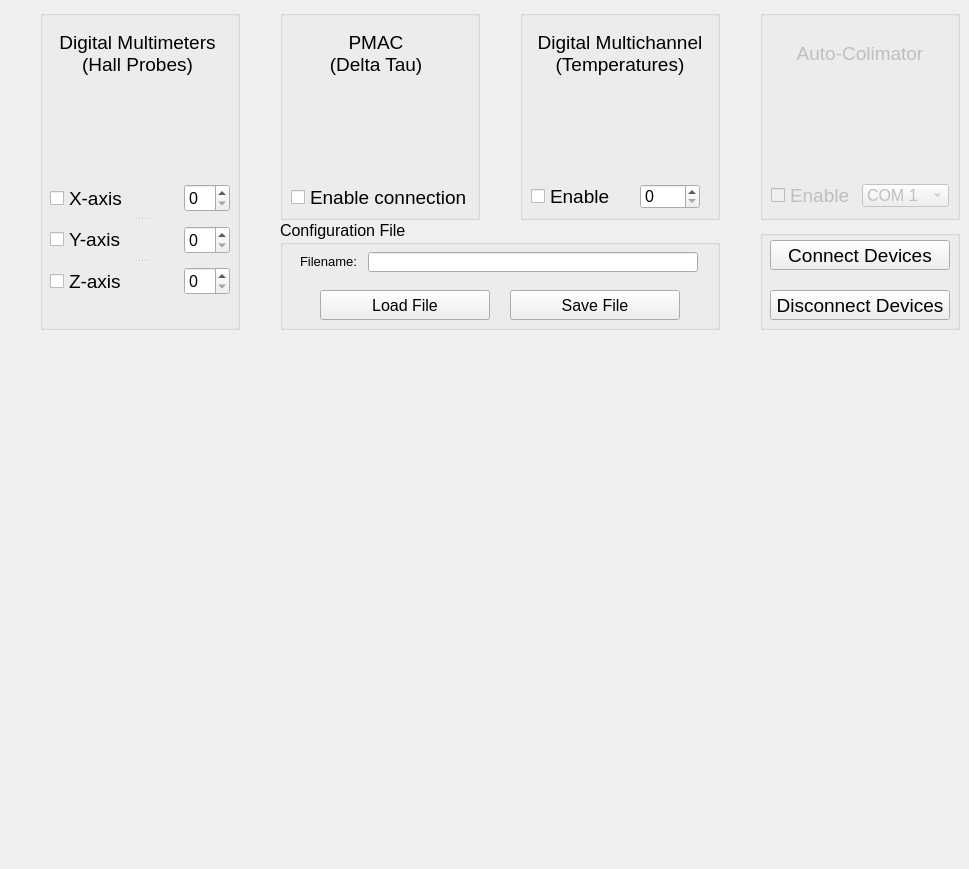
   <widget class="QWidget" name="tab">
    <attribute name="title">
     <string>Connection</string>
    </attribute>
    <widget class="QGroupBox" name="groupBox_3">
     <property name="geometry">
      <rect>
       <x>40</x>
       <y>10</y>
       <width>200</width>
       <height>320</height>
      </rect>
     </property>
     <property name="title">
      <string/>
     </property>
     <widget class="QLabel" name="label_128">
      <property name="geometry">
       <rect>
        <x>20</x>
        <y>20</y>
        <width>155</width>
        <height>46</height>
       </rect>
      </property>
      <property name="font">
       <font>
        <pointsize>14</pointsize>
       </font>
      </property>
      <property name="text">
       <string>Digital Multimeters
(Hall Probes)</string>
      </property>
      <property name="alignment">
       <set>Qt::AlignCenter</set>
      </property>
     </widget>
     <widget class="QLabel" name="label_4">
      <property name="geometry">
       <rect>
        <x>10</x>
        <y>90</y>
        <width>180</width>
        <height>57</height>
       </rect>
      </property>
      <property name="text">
       <string/>
      </property>
      <property name="pixmap">
       <pixmap resource="../resource_file.qrc">:/Images/Interface/3458a.png</pixmap>
      </property>
      <property name="scaledContents">
       <bool>false</bool>
      </property>
      <property name="alignment">
       <set>Qt::AlignCenter</set>
      </property>
     </widget>
     <widget class="QSplitter" name="splitter">
      <property name="geometry">
       <rect>
        <x>10</x>
        <y>170</y>
        <width>180</width>
        <height>120</height>
       </rect>
      </property>
      <property name="orientation">
       <enum>Qt::Vertical</enum>
      </property>
      <widget class="QWidget" name="layoutWidget">
       <layout class="QHBoxLayout" name="horizontalLayout" stretch="1,0">
        <property name="spacing">
         <number>15</number>
        </property>
        <item>
         <widget class="QCheckBox" name="cb_DMM_X">
          <property name="font">
           <font>
            <pointsize>14</pointsize>
           </font>
          </property>
          <property name="text">
           <string>X-axis</string>
          </property>
         </widget>
        </item>
        <item>
         <widget class="QSpinBox" name="sb_DMM_X_address">
          <property name="font">
           <font>
            <pointsize>12</pointsize>
           </font>
          </property>
          <property name="suffix">
           <string/>
          </property>
         </widget>
        </item>
       </layout>
      </widget>
      <widget class="QWidget" name="layoutWidget_2">
       <layout class="QHBoxLayout" name="horizontalLayout_2" stretch="1,0">
        <property name="spacing">
         <number>15</number>
        </property>
        <item>
         <widget class="QCheckBox" name="cb_DMM_Y">
          <property name="font">
           <font>
            <pointsize>14</pointsize>
           </font>
          </property>
          <property name="text">
           <string>Y-axis</string>
          </property>
         </widget>
        </item>
        <item>
         <widget class="QSpinBox" name="sb_DMM_Y_address">
          <property name="font">
           <font>
            <pointsize>12</pointsize>
           </font>
          </property>
         </widget>
        </item>
       </layout>
      </widget>
      <widget class="QWidget" name="layoutWidget_3">
       <layout class="QHBoxLayout" name="horizontalLayout_3" stretch="1,0">
        <property name="spacing">
         <number>15</number>
        </property>
        <item>
         <widget class="QCheckBox" name="cb_DMM_Z">
          <property name="font">
           <font>
            <pointsize>14</pointsize>
           </font>
          </property>
          <property name="text">
           <string>Z-axis</string>
          </property>
         </widget>
        </item>
        <item>
         <widget class="QSpinBox" name="sb_DMM_Z_address">
          <property name="font">
           <font>
            <pointsize>12</pointsize>
           </font>
          </property>
         </widget>
        </item>
       </layout>
      </widget>
     </widget>
    </widget>
    <widget class="QGroupBox" name="groupBox_4">
     <property name="geometry">
      <rect>
       <x>280</x>
       <y>10</y>
       <width>200</width>
       <height>210</height>
      </rect>
     </property>
     <property name="title">
      <string/>
     </property>
     <widget class="QLabel" name="label_5">
      <property name="geometry">
       <rect>
        <x>16</x>
        <y>90</y>
        <width>170</width>
        <height>60</height>
       </rect>
      </property>
      <property name="text">
       <string/>
      </property>
      <property name="pixmap">
       <pixmap resource="../resource_file.qrc">:/Images/Interface/pmac.jpg</pixmap>
      </property>
      <property name="scaledContents">
       <bool>true</bool>
      </property>
      <property name="alignment">
       <set>Qt::AlignCenter</set>
      </property>
     </widget>
     <widget class="QLabel" name="label_130">
      <property name="geometry">
       <rect>
        <x>50</x>
        <y>20</y>
        <width>92</width>
        <height>46</height>
       </rect>
      </property>
      <property name="font">
       <font>
        <pointsize>14</pointsize>
       </font>
      </property>
      <property name="text">
       <string>PMAC
(Delta Tau)</string>
      </property>
      <property name="alignment">
       <set>Qt::AlignCenter</set>
      </property>
     </widget>
     <widget class="QCheckBox" name="cb_PMAC_enable">
      <property name="geometry">
       <rect>
        <x>11</x>
        <y>179</y>
        <width>180</width>
        <height>16</height>
       </rect>
      </property>
      <property name="font">
       <font>
        <pointsize>14</pointsize>
       </font>
      </property>
      <property name="text">
       <string>Enable connection</string>
      </property>
     </widget>
    </widget>
    <widget class="QGroupBox" name="groupBox_5">
     <property name="geometry">
      <rect>
       <x>520</x>
       <y>10</y>
       <width>200</width>
       <height>210</height>
      </rect>
     </property>
     <property name="title">
      <string/>
     </property>
     <widget class="QLabel" name="label_129">
      <property name="geometry">
       <rect>
        <x>10</x>
        <y>20</y>
        <width>180</width>
        <height>46</height>
       </rect>
      </property>
      <property name="font">
       <font>
        <pointsize>14</pointsize>
       </font>
      </property>
      <property name="text">
       <string>Digital Multichannel
(Temperatures)</string>
      </property>
      <property name="alignment">
       <set>Qt::AlignCenter</set>
      </property>
     </widget>
     <widget class="QLabel" name="label_6">
      <property name="geometry">
       <rect>
        <x>10</x>
        <y>80</y>
        <width>180</width>
        <height>70</height>
       </rect>
      </property>
      <property name="text">
       <string/>
      </property>
      <property name="pixmap">
       <pixmap resource="../resource_file.qrc">:/Images/Interface/34970A.jpg</pixmap>
      </property>
      <property name="scaledContents">
       <bool>true</bool>
      </property>
      <property name="alignment">
       <set>Qt::AlignCenter</set>
      </property>
     </widget>
     <widget class="QCheckBox" name="cb_Multichannel_enable">
      <property name="geometry">
       <rect>
        <x>11</x>
        <y>173</y>
        <width>80</width>
        <height>27</height>
       </rect>
      </property>
      <property name="font">
       <font>
        <pointsize>14</pointsize>
       </font>
      </property>
      <property name="text">
       <string>Enable</string>
      </property>
     </widget>
     <widget class="QSpinBox" name="sb_Multichannel_address">
      <property name="geometry">
       <rect>
        <x>120</x>
        <y>174</y>
        <width>60</width>
        <height>25</height>
       </rect>
      </property>
      <property name="font">
       <font>
        <pointsize>12</pointsize>
       </font>
      </property>
      <property name="suffix">
       <string/>
      </property>
     </widget>
    </widget>
    <widget class="QGroupBox" name="groupBox_6">
     <property name="enabled">
      <bool>false</bool>
     </property>
     <property name="geometry">
      <rect>
       <x>760</x>
       <y>10</y>
       <width>200</width>
       <height>210</height>
      </rect>
     </property>
     <property name="title">
      <string/>
     </property>
     <widget class="QLabel" name="label_131">
      <property name="geometry">
       <rect>
        <x>10</x>
        <y>20</y>
        <width>180</width>
        <height>46</height>
       </rect>
      </property>
      <property name="font">
       <font>
        <pointsize>14</pointsize>
       </font>
      </property>
      <property name="text">
       <string>Auto-Colimator</string>
      </property>
      <property name="alignment">
       <set>Qt::AlignCenter</set>
      </property>
     </widget>
     <widget class="QLabel" name="label_7">
      <property name="geometry">
       <rect>
        <x>46</x>
        <y>60</y>
        <width>100</width>
        <height>100</height>
       </rect>
      </property>
      <property name="text">
       <string/>
      </property>
      <property name="pixmap">
       <pixmap resource="../resource_file.qrc">:/Images/Interface/elcomat.jpg</pixmap>
      </property>
      <property name="scaledContents">
       <bool>true</bool>
      </property>
      <property name="alignment">
       <set>Qt::AlignCenter</set>
      </property>
     </widget>
     <widget class="QComboBox" name="cb_Autocolimator_port">
      <property name="geometry">
       <rect>
        <x>102</x>
        <y>174</y>
        <width>87</width>
        <height>23</height>
       </rect>
      </property>
      <property name="font">
       <font>
        <pointsize>12</pointsize>
       </font>
      </property>
      <item>
       <property name="text">
        <string>COM 1</string>
       </property>
      </item>
      <item>
       <property name="text">
        <string>COM 2</string>
       </property>
      </item>
      <item>
       <property name="text">
        <string>COM 3</string>
       </property>
      </item>
      <item>
       <property name="text">
        <string>COM 4</string>
       </property>
      </item>
      <item>
       <property name="text">
        <string>COM 5</string>
       </property>
      </item>
      <item>
       <property name="text">
        <string>COM 6</string>
       </property>
      </item>
      <item>
       <property name="text">
        <string>COM 7</string>
       </property>
      </item>
      <item>
       <property name="text">
        <string>COM 8</string>
       </property>
      </item>
      <item>
       <property name="text">
        <string>COM 9</string>
       </property>
      </item>
      <item>
       <property name="text">
        <string>COM 10</string>
       </property>
      </item>
      <item>
       <property name="text">
        <string>COM 11</string>
       </property>
      </item>
      <item>
       <property name="text">
        <string>COM 12</string>
       </property>
      </item>
      <item>
       <property name="text">
        <string>COM 13</string>
       </property>
      </item>
      <item>
       <property name="text">
        <string>COM 14</string>
       </property>
      </item>
      <item>
       <property name="text">
        <string>COM 15</string>
       </property>
      </item>
     </widget>
     <widget class="QCheckBox" name="cb_Autocolimator_enable">
      <property name="geometry">
       <rect>
        <x>11</x>
        <y>172</y>
        <width>80</width>
        <height>27</height>
       </rect>
      </property>
      <property name="font">
       <font>
        <pointsize>14</pointsize>
       </font>
      </property>
      <property name="text">
       <string>Enable</string>
      </property>
     </widget>
    </widget>
    <widget class="QGroupBox" name="groupBox_7">
     <property name="geometry">
      <rect>
       <x>280</x>
       <y>220</y>
       <width>440</width>
       <height>110</height>
      </rect>
     </property>
     <property name="font">
      <font>
       <pointsize>12</pointsize>
      </font>
     </property>
     <property name="title">
      <string>Configuration File</string>
     </property>
     <widget class="QLineEdit" name="le_filenameconfig">
      <property name="geometry">
       <rect>
        <x>88</x>
        <y>32</y>
        <width>330</width>
        <height>20</height>
       </rect>
      </property>
      <property name="font">
       <font>
        <pointsize>8</pointsize>
       </font>
      </property>
      <property name="styleSheet">
       <string notr="true">font: 8pt &quot;MS Shell Dlg 2&quot;;</string>
      </property>
      <property name="text">
       <string/>
      </property>
      <property name="readOnly">
       <bool>true</bool>
      </property>
     </widget>
     <widget class="QLabel" name="label_3">
      <property name="geometry">
       <rect>
        <x>20</x>
        <y>33</y>
        <width>61</width>
        <height>16</height>
       </rect>
      </property>
      <property name="font">
       <font>
        <pointsize>10</pointsize>
       </font>
      </property>
      <property name="text">
       <string>Filename: </string>
      </property>
     </widget>
     <widget class="QPushButton" name="pb_saveconfigfile">
      <property name="geometry">
       <rect>
        <x>230</x>
        <y>70</y>
        <width>170</width>
        <height>30</height>
       </rect>
      </property>
      <property name="font">
       <font>
        <pointsize>12</pointsize>
       </font>
      </property>
      <property name="text">
       <string>Save File</string>
      </property>
     </widget>
     <widget class="QPushButton" name="pb_loadconfigfile">
      <property name="geometry">
       <rect>
        <x>40</x>
        <y>70</y>
        <width>170</width>
        <height>30</height>
       </rect>
      </property>
      <property name="font">
       <font>
        <pointsize>12</pointsize>
       </font>
      </property>
      <property name="text">
       <string>Load File</string>
      </property>
     </widget>
    </widget>
    <widget class="QGroupBox" name="groupBox_8">
     <property name="geometry">
      <rect>
       <x>760</x>
       <y>230</y>
       <width>200</width>
       <height>100</height>
      </rect>
     </property>
     <property name="title">
      <string/>
     </property>
     <widget class="QPushButton" name="pb_connectdevices">
      <property name="geometry">
       <rect>
        <x>10</x>
        <y>10</y>
        <width>180</width>
        <height>30</height>
       </rect>
      </property>
      <property name="font">
       <font>
        <pointsize>14</pointsize>
       </font>
      </property>
      <property name="text">
       <string>Connect Devices</string>
      </property>
     </widget>
     <widget class="QPushButton" name="pb_disconnectdevices">
      <property name="geometry">
       <rect>
        <x>10</x>
        <y>60</y>
        <width>180</width>
        <height>30</height>
       </rect>
      </property>
      <property name="font">
       <font>
        <pointsize>14</pointsize>
       </font>
      </property>
      <property name="text">
       <string>Disconnect Devices</string>
      </property>
     </widget>
    </widget>
    <widget class="QLabel" name="label_10">
     <property name="geometry">
      <rect>
       <x>150</x>
       <y>340</y>
       <width>670</width>
       <height>520</height>
      </rect>
     </property>
     <property name="text">
      <string/>
     </property>
     <property name="pixmap">
      <pixmap resource="../resource_file.qrc">:/Images/Interface/bench.PNG</pixmap>
     </property>
     <property name="scaledContents">
      <bool>true</bool>
     </property>
    </widget>
   </widget>
